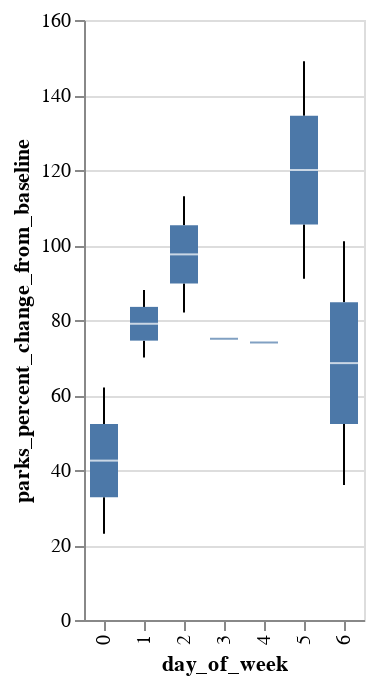

Write notebook code for a chart like this one.
### Code cell
alt.Chart(data[(data["date"]>"2021-07-09") & (data["date"]<"2021-07-23") ]).mark_boxplot().encode(
    x = "day_of_week:N",
    y = "parks_percent_change_from_baseline"
)

### Figure 1 — Vega-Lite specification as saved in the notebook (floating-point values rounded to 4 significant figures)
{"config": {"view": {"continuousWidth": 400, "continuousHeight": 300}}, "data": {"name": "data-716d5a3a9e71c1c690e9f44574ed03ae"}, "mark": "boxplot", "encoding": {"x": {"type": "nominal", "field": "day_of_week"}, "y": {"type": "quantitative", "field": "parks_percent_change_from_baseline"}}, "$schema": "https://vega.github.io/schema/vega-lite/v4.8.1.json", "datasets": {"data-716d5a3a9e71c1c690e9f44574ed03ae": [{"country_region_code": "US", "country_region": "United States", "sub_region_1": "Kentucky", "sub_region_2": "Jefferson County", "metro_area": null, "iso_3166_2_code": null, "census_fips_code": 21110.0, "place_id": "ChIJCROGK48KaYgR_WSJcx2vTro", "date": "2021-07-10T00:00:00", "retail_and_recreation_percent_change_from_baseline": -13.0, "grocery_and_pharmacy_percent_change_from_baseline": 5.0, "parks_percent_change_from_baseline": 91.0, "transit_stations_percent_change_from_baseline": -7.0, "workplaces_percent_change_from_baseline": -13.0, "residential_percent_change_from_baseline": 1.0, "day_of_week": 5}, {"country_region_code": "US", "country_region": "United States", "sub_region_1": "Kentucky", "sub_region_2": "Jefferson County", "metro_area": null, "iso_3166_2_code": null, "census_fips_code": 21110.0, "place_id": "ChIJCROGK48KaYgR_WSJcx2vTro", "date": "2021-07-11T00:00:00", "retail_and_recreation_percent_change_from_baseline": -12.0, "grocery_and_pharmacy_percent_change_from_baseline": -1.0, "parks_percent_change_from_baseline": 36.0, "transit_stations_percent_change_from_baseline": -14.0, "workplaces_percent_change_from_baseline": -13.0, "residential_percent_change_from_baseline": 1.0, "day_of_week": 6}, {"country_region_code": "US", "country_region": "United States", "sub_region_1": "Kentucky", "sub_region_2": "Jefferson County", "metro_area": null, "iso_3166_2_code": null, "census_fips_code": 21110.0, "place_id": "ChIJCROGK48KaYgR_WSJcx2vTro", "date": "2021-07-12T00:00:00", "retail_and_recreation_percent_change_from_baseline": -9.0, "grocery_and_pharmacy_percent_change_from_baseline": 3.0, "parks_percent_change_from_baseline": 23.0, "transit_stations_percent_change_from_baseline": -16.0, "workplaces_percent_change_from_baseline": -36.0, "residential_percent_change_from_baseline": 7.0, "day_of_week": 0}, {"country_region_code": "US", "country_region": "United States", "sub_region_1": "Kentucky", "sub_region_2": "Jefferson County", "metro_area": null, "iso_3166_2_code": null, "census_fips_code": 21110.0, "place_id": "ChIJCROGK48KaYgR_WSJcx2vTro", "date": "2021-07-13T00:00:00", "retail_and_recreation_percent_change_from_baseline": -7.0, "grocery_and_pharmacy_percent_change_from_baseline": 9.0, "parks_percent_change_from_baseline": 70.0, "transit_stations_percent_change_from_baseline": -14.0, "workplaces_percent_change_from_baseline": -35.0, "residential_percent_change_from_baseline": 7.0, "day_of_week": 1}, {"country_region_code": "US", "country_region": "United States", "sub_region_1": "Kentucky", "sub_region_2": "Jefferson County", "metro_area": null, "iso_3166_2_code": null, "census_fips_code": 21110.0, "place_id": "ChIJCROGK48KaYgR_WSJcx2vTro", "date": "2021-07-14T00:00:00", "retail_and_recreation_percent_change_from_baseline": -4.0, "grocery_and_pharmacy_percent_change_from_baseline": 12.0, "parks_percent_change_from_baseline": 113.0, "transit_stations_percent_change_from_baseline": -12.0, "workplaces_percent_change_from_baseline": -34.0, "residential_percent_change_from_baseline": 6.0, "day_of_week": 2}, {"country_region_code": "US", "country_region": "United States", "sub_region_1": "Kentucky", "sub_region_2": "Jefferson County", "metro_area": null, "iso_3166_2_code": null, "census_fips_code": 21110.0, "place_id": "ChIJCROGK48KaYgR_WSJcx2vTro", "date": "2021-07-15T00:00:00", "retail_and_recreation_percent_change_from_baseline": -5.0, "grocery_and_pharmacy_percent_change_from_baseline": 12.0, "parks_percent_change_from_baseline": 75.0, "transit_stations_percent_change_from_baseline": -14.0, "workplaces_percent_change_from_baseline": -33.0, "residential_percent_change_from_baseline": 6.0, "day_of_week": 3}, {"country_region_code": "US", "country_region": "United States", "sub_region_1": "Kentucky", "sub_region_2": "Jefferson County", "metro_area": null, "iso_3166_2_code": null, "census_fips_code": 21110.0, "place_id": "ChIJCROGK48KaYgR_WSJcx2vTro", "date": "2021-07-16T00:00:00", "retail_and_recreation_percent_change_from_baseline": -9.0, "grocery_and_pharmacy_percent_change_from_baseline": 7.0, "parks_percent_change_from_baseline": 74.0, "transit_stations_percent_change_from_baseline": -15.0, "workplaces_percent_change_from_baseline": -35.0, "residential_percent_change_from_baseline": 6.0, "day_of_week": 4}, {"country_region_code": "US", "country_region": "United States", "sub_region_1": "Kentucky", "sub_region_2": "Jefferson County", "metro_area": null, "iso_3166_2_code": null, "census_fips_code": 21110.0, "place_id": "ChIJCROGK48KaYgR_WSJcx2vTro", "date": "2021-07-17T00:00:00", "retail_and_recreation_percent_change_from_baseline": -8.0, "grocery_and_pharmacy_percent_change_from_baseline": 10.0, "parks_percent_change_from_baseline": 149.0, "transit_stations_percent_change_from_baseline": 0.0, "workplaces_percent_change_from_baseline": -15.0, "residential_percent_change_from_baseline": -1.0, "day_of_week": 5}, {"country_region_code": "US", "country_region": "United States", "sub_region_1": "Kentucky", "sub_region_2": "Jefferson County", "metro_area": null, "iso_3166_2_code": null, "census_fips_code": 21110.0, "place_id": "ChIJCROGK48KaYgR_WSJcx2vTro", "date": "2021-07-18T00:00:00", "retail_and_recreation_percent_change_from_baseline": -9.0, "grocery_and_pharmacy_percent_change_from_baseline": 2.0, "parks_percent_change_from_baseline": 101.0, "transit_stations_percent_change_from_baseline": -14.0, "workplaces_percent_change_from_baseline": -15.0, "residential_percent_change_from_baseline": 0.0, "day_of_week": 6}, {"country_region_code": "US", "country_region": "United States", "sub_region_1": "Kentucky", "sub_region_2": "Jefferson County", "metro_area": null, "iso_3166_2_code": null, "census_fips_code": 21110.0, "place_id": "ChIJCROGK48KaYgR_WSJcx2vTro", "date": "2021-07-19T00:00:00", "retail_and_recreation_percent_change_from_baseline": -6.0, "grocery_and_pharmacy_percent_change_from_baseline": 8.0, "parks_percent_change_from_baseline": 62.0, "transit_stations_percent_change_from_baseline": -11.0, "workplaces_percent_change_from_baseline": -35.0, "residential_percent_change_from_baseline": 6.0, "day_of_week": 0}, {"country_region_code": "US", "country_region": "United States", "sub_region_1": "Kentucky", "sub_region_2": "Jefferson County", "metro_area": null, "iso_3166_2_code": null, "census_fips_code": 21110.0, "place_id": "ChIJCROGK48KaYgR_WSJcx2vTro", "date": "2021-07-20T00:00:00", "retail_and_recreation_percent_change_from_baseline": -4.0, "grocery_and_pharmacy_percent_change_from_baseline": 11.0, "parks_percent_change_from_baseline": 88.0, "transit_stations_percent_change_from_baseline": -12.0, "workplaces_percent_change_from_baseline": -33.0, "residential_percent_change_from_baseline": 5.0, "day_of_week": 1}, {"country_region_code": "US", "country_region": "United States", "sub_region_1": "Kentucky", "sub_region_2": "Jefferson County", "metro_area": null, "iso_3166_2_code": null, "census_fips_code": 21110.0, "place_id": "ChIJCROGK48KaYgR_WSJcx2vTro", "date": "2021-07-21T00:00:00", "retail_and_recreation_percent_change_from_baseline": -5.0, "grocery_and_pharmacy_percent_change_from_baseline": 11.0, "parks_percent_change_from_baseline": 82.0, "transit_stations_percent_change_from_baseline": -12.0, "workplaces_percent_change_from_baseline": -33.0, "residential_percent_change_from_baseline": 6.0, "day_of_week": 2}, {"country_region_code": "US", "country_region": "United States", "sub_region_1": "Kentucky", "sub_region_2": "Jefferson County", "metro_area": null, "iso_3166_2_code": null, "census_fips_code": 21110.0, "place_id": "ChIJCROGK48KaYgR_WSJcx2vTro", "date": "2021-07-22T00:00:00", "retail_and_recreation_percent_change_from_baseline": -5.0, "grocery_and_pharmacy_percent_change_from_baseline": 10.0, "parks_percent_change_from_baseline": 75.0, "transit_stations_percent_change_from_baseline": -14.0, "workplaces_percent_change_from_baseline": -32.0, "residential_percent_change_from_baseline": 5.0, "day_of_week": 3}]}}
